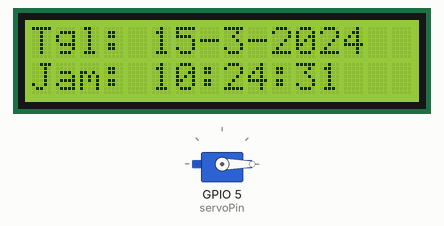
A sketch run on a simulated ESP32. On the bench: 16×2 character LCD, servo. The local clock reads 2024-03-15 10:24:30 at power-on unless the sketch sets it; what the sketch prints to the serial monitor is not drawn.

Above: at 1.1 s.
At 5.2 s:
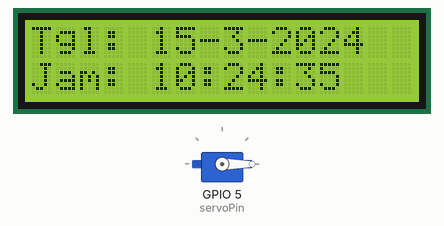
At 10.4 s:
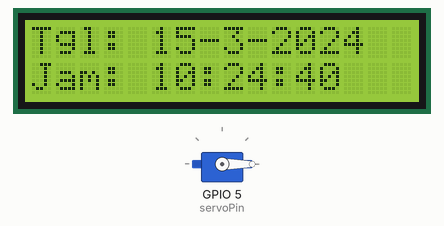
At 19.7 s:
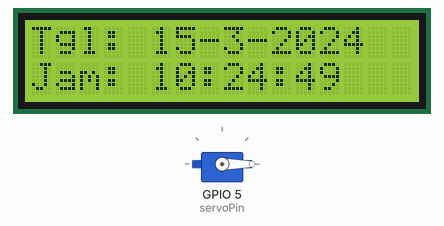
At 29.0 s:
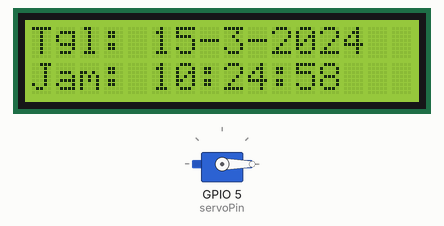
At 38.2 s:
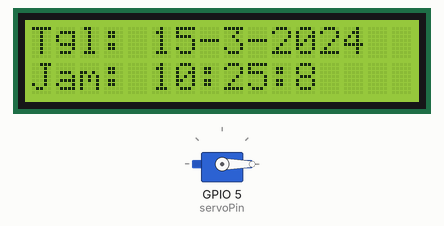

Measured:
- what the display in image 0 shows lasts 1.1 s, from 1.0 s to 2.1 s

The sketch:

sketch.ino
```cpp
//RTC -------------------------------------->
#include <Wire.h>
#include <RTClib.h>
RTC_DS1307 rtc;

//LCD -------------------------------------->
#include <LiquidCrystal_I2C.h>
LiquidCrystal_I2C lcd (0x27, 16, 2);

//SERVO -------------------------------------->
#include <ESP32Servo.h>
const int servoPin = 5;
Servo mekanik;

unsigned const long interval = 1000;
unsigned long zero = 0;

void setup(){
  Serial.begin(115200);

  //LCD -------------------------------------->
  lcd.init();
  lcd.backlight();
  lcd.clear();

  //RTC -------------------------------------->
  Wire.begin();
  if(!rtc.begin()){
    Serial.println("Sambungan RTC Bermasalah");
    lcd.setCursor(0,0);
    lcd.print("RTC Bermasalah!");
    while(1);
  }
  lcd.clear();

  mekanik.attach(servoPin);
  mekanik.write(0);

}

void loop(){

  //RTC -------------------------------------->
  DateTime now = rtc.now();
  int tahun = now.year();
  int bulan = now.month();
  int tanggal = now.day();
  int jam = now.hour();
  int menit = now.minute();
  int detik = now.second();

  //JADWAL PAGI ------------------------------------------->
  if( (jam == 7) && (menit == 30) && (detik == 1) ){
    kasihpakan();
  }

  //JADWAL SIANG ------------------------------------------->
  if( (jam == 13) && (menit == 15) && (detik == 1) ){
    kasihpakan();
  }

  //JADWAL SIANG ------------------------------------------->
  if( (jam == 17) && (menit == 30) && (detik == 1) ){
    kasihpakan();
  }

  if(millis() - zero >= interval){

    Serial.println(String() + "Tanggal: " + tanggal + "-" + bulan + "-" + tahun);
    Serial.println(String() + "Jam: " + jam + ":" + menit + ":" + detik);
    Serial.println();

    lcd.setCursor(0,0);
    lcd.print(String() + "Tgl: " + tanggal + "-" + bulan + "-" + tahun + "   ");
    lcd.setCursor(0,1);
    lcd.print(String() + "Jam: " + jam + ":" + menit + ":" + detik + "   ");

    zero = millis();
  }

}

void kasihpakan(){
  mekanik.write(180);
  lcd.clear();
  lcd.print("FEEDING TIME...");
  delay(3000);
  mekanik.write(0);
  lcd.clear();
}
```
